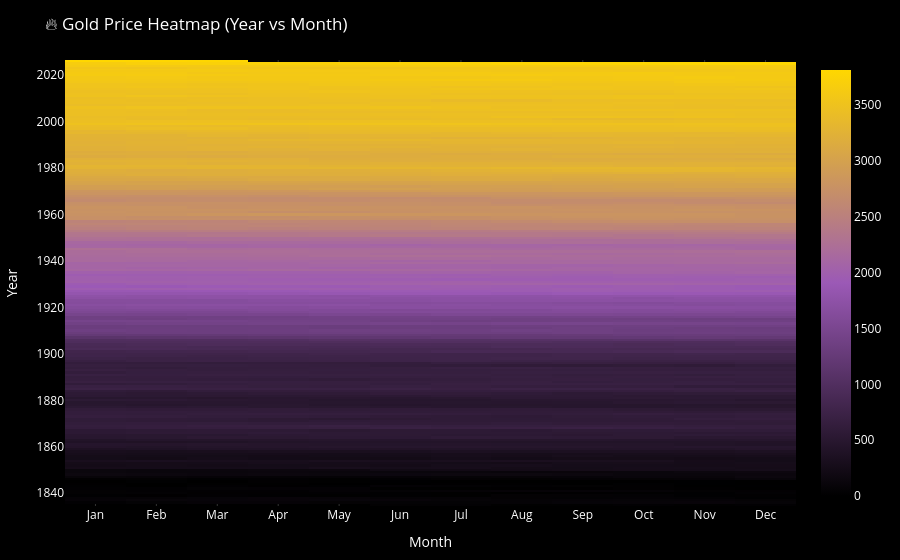

Notebook code cell kept with this figure:
### Markdown cell above
📅 Seasonality Insights (Monthly Heatmap)

### Code cell
monthly_avg = df.groupby(['Year', 'Month'])['Gold_Price'].mean().unstack()

fig = go.Figure(data=go.Heatmap(
    z=monthly_avg.values,
    x=['Jan', 'Feb', 'Mar', 'Apr', 'May', 'Jun', 'Jul', 'Aug', 'Sep', 'Oct', 'Nov', 'Dec'],
    y=monthly_avg.index,
    colorscale=[[0, '#000000'], [0.5, COLORS['volatility']], [1.0, COLORS['gold']]]
))

fig.update_layout(title="🔥 Gold Price Heatmap (Year vs Month)", xaxis_title="Month", yaxis_title="Year")
fig = apply_custom_theme(fig)
fig.show()

### Figure 1 — Plotly figure (JSON) as saved in the notebook; plotly's stock layout.template omitted (floating-point values rounded to 4 significant figures; data arrays with more than 128 entries replaced by an {"elided": "..."} marker saying what was removed)
{"data": [{"colorscale": [[0, "#000000"], [0.5, "#9B59B6"], [1, "#FFD700"]], "type": "heatmap", "x": ["Jan", "Feb", "Mar", "Apr", "May", "Jun", "Jul", "Aug", "Sep", "Oct", "Nov", "Dec"], "y": {"elided": "192 int values"}, "z": {"elided": "192x12 float values"}}], "layout": {"font": {"color": "white"}, "margin": {"b": 40, "l": 40, "r": 40, "t": 60}, "paper_bgcolor": "#000000", "plot_bgcolor": "#000000", "title": {"text": "🔥 Gold Price Heatmap (Year vs Month)"}, "xaxis": {"gridcolor": "#333333", "showgrid": true, "title": {"text": "Month"}}, "yaxis": {"gridcolor": "#333333", "showgrid": true, "title": {"text": "Year"}}}}
